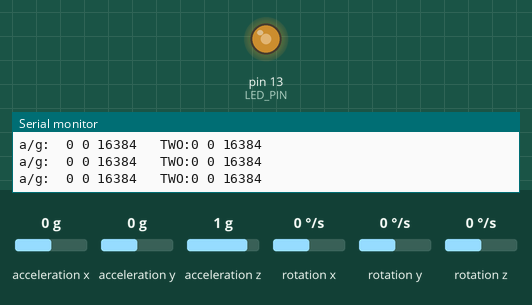
Bench run of a sketch on a simulated Arduino Uno, built with avr-gcc and run on an emulated ATmega328P. Shown: output pins drawn as LEDs (lit = HIGH), the last lines printed to the serial monitor. Inputs (shaded band) come from the test bench; at power-on: acceleration x 0 g, acceleration y 0 g, acceleration z 1 g, rotation x 0 °/s, rotation y 0 °/s, rotation z 0 °/s.

Above: at 0.41 s.
1.3 s: acceleration x set to 0.8 g
4.3 s: acceleration y set to -1.4 g
At 5.1 s:
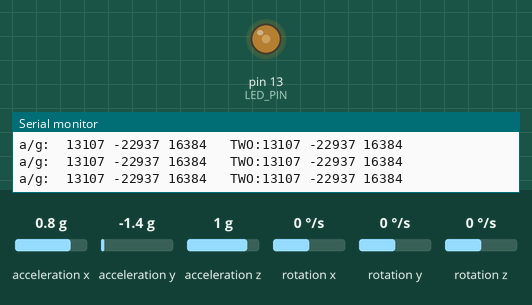
7.3 s: acceleration z set to -0.5 g
10.3 s: acceleration z set to -0.8 g
At 10.61 s:
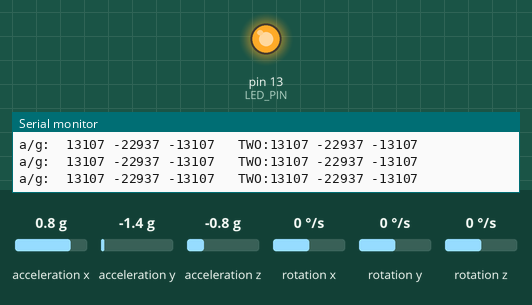
Timing chart, 0 to 14.3 s (numbered marks = the images above; inputs shaded):
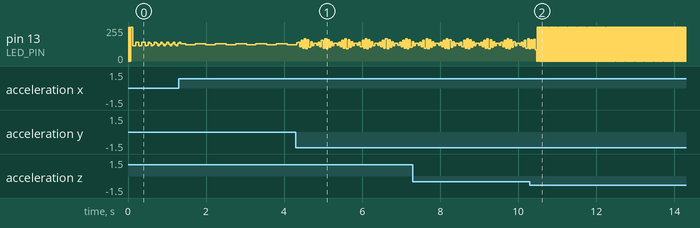

The sketch:

Send_002_MPU6050Example_AddingSecond.ino
```cpp
// I2C device class (I2Cdev) demonstration Arduino sketch for MPU6050 class
// 10/7/2011 by Jeff Rowberg <jeff@rowberg.net>
// Updates should (hopefully) always be available at https://github.com/jrowberg/i2cdevlib
//
// Changelog:
//      2013-05-08 - added multiple output formats
//                 - added seamless Fastwire support
//      2011-10-07 - initial release

/* ============================================
I2Cdev device library code is placed under the MIT license
Copyright (c) 2011 Jeff Rowberg

Permission is hereby granted, free of charge, to any person obtaining a copy
of this software and associated documentation files (the "Software"), to deal
in the Software without restriction, including without limitation the rights
to use, copy, modify, merge, publish, distribute, sublicense, and/or sell
copies of the Software, and to permit persons to whom the Software is
furnished to do so, subject to the following conditions:

The above copyright notice and this permission notice shall be included in
all copies or substantial portions of the Software.

THE SOFTWARE IS PROVIDED "AS IS", WITHOUT WARRANTY OF ANY KIND, EXPRESS OR
IMPLIED, INCLUDING BUT NOT LIMITED TO THE WARRANTIES OF MERCHANTABILITY,
FITNESS FOR A PARTICULAR PURPOSE AND NONINFRINGEMENT. IN NO EVENT SHALL THE
AUTHORS OR COPYRIGHT HOLDERS BE LIABLE FOR ANY CLAIM, DAMAGES OR OTHER
LIABILITY, WHETHER IN AN ACTION OF CONTRACT, TORT OR OTHERWISE, ARISING FROM,
OUT OF OR IN CONNECTION WITH THE SOFTWARE OR THE USE OR OTHER DEALINGS IN
THE SOFTWARE.
===============================================
*/

// I2Cdev and MPU6050 must be installed as libraries, or else the .cpp/.h files
// for both classes must be in the include path of your project
#include "I2Cdev.h"
#include "MPU6050.h"

// Arduino Wire library is required if I2Cdev I2CDEV_ARDUINO_WIRE implementation
// is used in I2Cdev.h
#if I2CDEV_IMPLEMENTATION == I2CDEV_ARDUINO_WIRE
    #include "Wire.h"
#endif

// class default I2C address is 0x68
// specific I2C addresses may be passed as a parameter here
// AD0 low = 0x68 (default for InvenSense evaluation board)
// AD0 high = 0x69
MPU6050 accelgyro;
MPU6050 accelgyro2(0x69); // <-- use for AD0 high

int16_t ax, ay, az;
int16_t gx, gy, gz;

int16_t ax2, ay2, az2;
int16_t gx2, gy2, gz2;


// uncomment "OUTPUT_READABLE_ACCELGYRO" if you want to see a tab-separated
// list of the accel X/Y/Z and then gyro X/Y/Z values in decimal. Easy to read,
// not so easy to parse, and slow(er) over UART.
#define OUTPUT_READABLE_ACCELGYRO

// uncomment "OUTPUT_BINARY_ACCELGYRO" to send all 6 axes of data as 16-bit
// binary, one right after the other. This is very fast (as fast as possible
// without compression or data loss), and easy to parse, but impossible to read
// for a human.
//#define OUTPUT_BINARY_ACCELGYRO


#define LED_PIN 13
bool blinkState = false;

void setup() {
    // join I2C bus (I2Cdev library doesn't do this automatically)
    #if I2CDEV_IMPLEMENTATION == I2CDEV_ARDUINO_WIRE
        Wire.begin();
    #elif I2CDEV_IMPLEMENTATION == I2CDEV_BUILTIN_FASTWIRE
        Fastwire::setup(400, true);
    #endif

    // initialize serial communication
    // (38400 chosen because it works as well at 8MHz as it does at 16MHz, but
    // it's really up to you depending on your project)
    Serial.begin(38400);

    // initialize device
    Serial.println("Initializing I2C devices...");
    accelgyro.initialize();
    accelgyro2.initialize();

    // verify connection
    Serial.println("Testing device connections...");
    Serial.println(accelgyro.testConnection() ? "MPU6050 connection successful" : "MPU6050 connection failed");

    // use the code below to change accel/gyro offset values
    /*
    Serial.println("Updating internal sensor offsets...");
    // -76	-2359	1688	0	0	0
    Serial.print(accelgyro.getXAccelOffset()); Serial.print("\t"); // -76
    Serial.print(accelgyro.getYAccelOffset()); Serial.print("\t"); // -2359
    Serial.print(accelgyro.getZAccelOffset()); Serial.print("\t"); // 1688
    Serial.print(accelgyro.getXGyroOffset()); Serial.print("\t"); // 0
    Serial.print(accelgyro.getYGyroOffset()); Serial.print("\t"); // 0
    Serial.print(accelgyro.getZGyroOffset()); Serial.print("\t"); // 0
    Serial.print("\n");
    accelgyro.setXGyroOffset(220);
    accelgyro.setYGyroOffset(76);
    accelgyro.setZGyroOffset(-85);
    Serial.print(accelgyro.getXAccelOffset()); Serial.print("\t"); // -76
    Serial.print(accelgyro.getYAccelOffset()); Serial.print("\t"); // -2359
    Serial.print(accelgyro.getZAccelOffset()); Serial.print("\t"); // 1688
    Serial.print(accelgyro.getXGyroOffset()); Serial.print("\t"); // 0
    Serial.print(accelgyro.getYGyroOffset()); Serial.print("\t"); // 0
    Serial.print(accelgyro.getZGyroOffset()); Serial.print("\t"); // 0
    Serial.print("\n");
    */

    // configure Arduino LED for
    pinMode(LED_PIN, OUTPUT);
}

void loop() {
    // read raw accel/gyro measurements from device
    accelgyro.getMotion6(&ax, &ay, &az, &gx, &gy, &gz);
    accelgyro.getMotion6(&ax2, &ay2, &az2, &gx2, &gy2, &gz2);

    // these methods (and a few others) are also available
    //accelgyro.getAcceleration(&ax, &ay, &az);
    //accelgyro.getRotation(&gx, &gy, &gz);

    #ifdef OUTPUT_READABLE_ACCELGYRO
        // display tab-separated accel/gyro x/y/z values
        Serial.print("a/g:\t");
        Serial.print(ax); Serial.print(" ");
        Serial.print(ay); Serial.print(" ");
        Serial.print(az); Serial.print("   TWO:");
        Serial.print(ax2); Serial.print(" ");
        Serial.print(ay2); Serial.print(" ");
        Serial.print(az2); Serial.println("");

    #endif

    #ifdef OUTPUT_BINARY_ACCELGYRO
        Serial.write((uint8_t)(ax >> 8)); Serial.write((uint8_t)(ax & 0xFF));
        Serial.write((uint8_t)(ay >> 8)); Serial.write((uint8_t)(ay & 0xFF));
        Serial.write((uint8_t)(az >> 8)); Serial.write((uint8_t)(az & 0xFF));
        Serial.write((uint8_t)(gx >> 8)); Serial.write((uint8_t)(gx & 0xFF));
        Serial.write((uint8_t)(gy >> 8)); Serial.write((uint8_t)(gy & 0xFF));
        Serial.write((uint8_t)(gz >> 8)); Serial.write((uint8_t)(gz & 0xFF));
    #endif

    // blink LED to indicate activity
    blinkState = !blinkState;
    digitalWrite(LED_PIN, blinkState);
}
```

Measured:
- the behaviour switches between -0.6 and -0.7 g on acceleration z (found by bisection; images 1 and 2)
